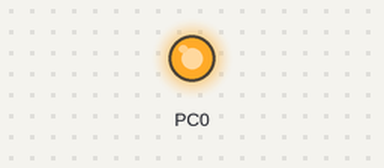
The program below on a simulated ATmega324P, built with avr-gcc and emulated at 3.6864 MHz. Shown: output pins drawn as LEDs (lit = HIGH). At 0.0 s the program stops and its outputs stay as they are.

Above: at 0.1 s.
Timing chart, 0 to 1.5 s (numbered marks = the images above):
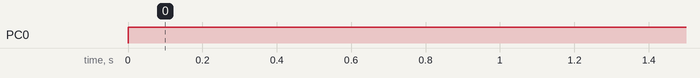

The program:

main.c
```c
/*
 * Buzzer.c
 *
 * Created: 31/10/2023 13:34:20
 * Author : Tiebe Declercq
 */

#include <avr/io.h>
#define F_CPU 3686400
#include <util/delay.h>

int main(void)
{
	DDRC |= (1<<DDRC0);

    /* Replace with your application code */
    while (1)
    {
		PORTC |= (1<<PORTC0);

    }
}
```

Measured:
- by itself, PC0: LOW → HIGH at 0.00 s
